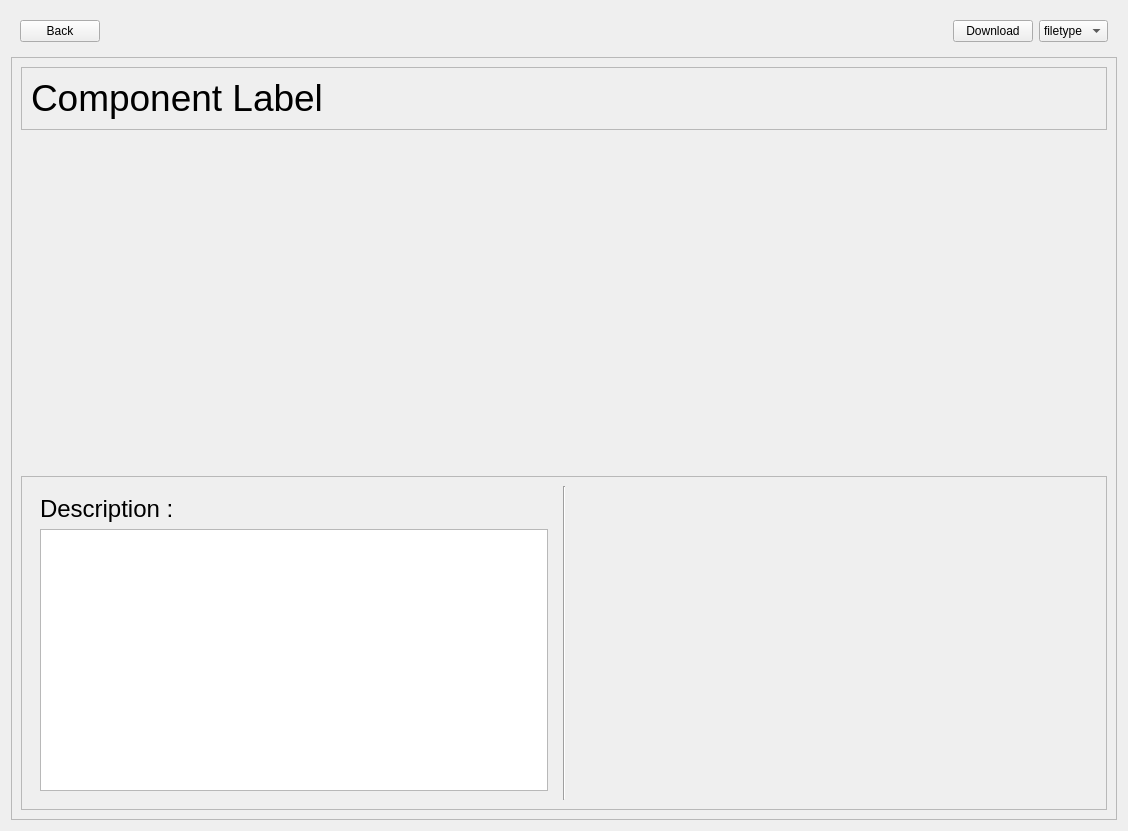
<?xml version="1.0" encoding="UTF-8"?>
<ui version="4.0">
 <class>detailedView</class>
 <widget class="QWidget" name="detailedView">
  <property name="geometry">
   <rect>
    <x>0</x>
    <y>0</y>
    <width>1128</width>
    <height>831</height>
   </rect>
  </property>
  <property name="windowTitle">
   <string>Form</string>
  </property>
  <layout class="QVBoxLayout" name="verticalLayout">
   <item>
    <widget class="QWidget" name="topArea" native="true">
     <property name="sizePolicy">
      <sizepolicy hsizetype="Preferred" vsizetype="Maximum">
       <horstretch>0</horstretch>
       <verstretch>0</verstretch>
      </sizepolicy>
     </property>
     <layout class="QHBoxLayout" name="horizontalLayout">
      <item>
       <widget class="QPushButton" name="backPushButton">
        <property name="text">
         <string>Back</string>
        </property>
       </widget>
      </item>
      <item>
       <spacer name="horizontalSpacer">
        <property name="orientation">
         <enum>Qt::Horizontal</enum>
        </property>
        <property name="sizeHint" stdset="0">
         <size>
          <width>807</width>
          <height>20</height>
         </size>
        </property>
       </spacer>
      </item>
      <item>
       <widget class="QPushButton" name="downloadPushButton">
        <property name="text">
         <string>Download</string>
        </property>
       </widget>
      </item>
      <item>
       <widget class="QComboBox" name="filetypeComboBox">
        <item>
         <property name="text">
          <string>filetype</string>
         </property>
        </item>
       </widget>
      </item>
     </layout>
    </widget>
   </item>
   <item>
    <widget class="QScrollArea" name="mainScrollArea">
     <property name="widgetResizable">
      <bool>true</bool>
     </property>
     <widget class="QWidget" name="mainScrollAreaWidgetContents">
      <property name="geometry">
       <rect>
        <x>0</x>
        <y>0</y>
        <width>1112</width>
        <height>763</height>
       </rect>
      </property>
      <layout class="QVBoxLayout" name="verticalLayout_2">
       <item>
        <widget class="QFrame" name="labelFrame">
         <property name="sizePolicy">
          <sizepolicy hsizetype="Preferred" vsizetype="Maximum">
           <horstretch>0</horstretch>
           <verstretch>0</verstretch>
          </sizepolicy>
         </property>
         <property name="frameShape">
          <enum>QFrame::StyledPanel</enum>
         </property>
         <property name="frameShadow">
          <enum>QFrame::Raised</enum>
         </property>
         <layout class="QHBoxLayout" name="horizontalLayout_2">
          <item alignment="Qt::AlignLeft">
           <widget class="QLabel" name="contentLabel">
            <property name="text">
             <string>&lt;html&gt;&lt;head/&gt;&lt;body&gt;&lt;p&gt;&lt;span style=&quot; font-size:28pt;&quot;&gt;Component Label&lt;/span&gt;&lt;/p&gt;&lt;/body&gt;&lt;/html&gt;</string>
            </property>
           </widget>
          </item>
         </layout>
        </widget>
       </item>
       <item alignment="Qt::AlignLeft">
        <widget class="QWidget" name="thumbnailArea" native="true">
         <property name="sizePolicy">
          <sizepolicy hsizetype="Maximum" vsizetype="Expanding">
           <horstretch>0</horstretch>
           <verstretch>0</verstretch>
          </sizepolicy>
         </property>
         <property name="minimumSize">
          <size>
           <width>0</width>
           <height>250</height>
          </size>
         </property>
         <property name="maximumSize">
          <size>
           <width>700</width>
           <height>350</height>
          </size>
         </property>
         <layout class="QHBoxLayout" name="thumbnailAreaHorizontalLayout"/>
        </widget>
       </item>
       <item>
        <widget class="QFrame" name="metadataFrame">
         <property name="sizePolicy">
          <sizepolicy hsizetype="Preferred" vsizetype="Expanding">
           <horstretch>0</horstretch>
           <verstretch>0</verstretch>
          </sizepolicy>
         </property>
         <property name="frameShape">
          <enum>QFrame::StyledPanel</enum>
         </property>
         <property name="frameShadow">
          <enum>QFrame::Raised</enum>
         </property>
         <layout class="QHBoxLayout" name="horizontalLayout_5">
          <item>
           <widget class="QWidget" name="descriptionWidget" native="true">
            <layout class="QVBoxLayout" name="verticalLayout_3">
             <item>
              <widget class="QLabel" name="descriptionLabel">
               <property name="sizePolicy">
                <sizepolicy hsizetype="Preferred" vsizetype="Maximum">
                 <horstretch>0</horstretch>
                 <verstretch>0</verstretch>
                </sizepolicy>
               </property>
               <property name="text">
                <string>&lt;html&gt;&lt;head/&gt;&lt;body&gt;&lt;p&gt;&lt;span style=&quot; font-size:18pt;&quot;&gt;Description :&lt;/span&gt;&lt;/p&gt;&lt;/body&gt;&lt;/html&gt;</string>
               </property>
              </widget>
             </item>
             <item>
              <widget class="QTextBrowser" name="descriptionTextBrowser">
               <property name="sizePolicy">
                <sizepolicy hsizetype="Preferred" vsizetype="Preferred">
                 <horstretch>0</horstretch>
                 <verstretch>0</verstretch>
                </sizepolicy>
               </property>
              </widget>
             </item>
            </layout>
           </widget>
          </item>
          <item>
           <widget class="Line" name="saparator">
            <property name="orientation">
             <enum>Qt::Vertical</enum>
            </property>
           </widget>
          </item>
          <item>
           <widget class="QWidget" name="metadataWidget" native="true">
            <property name="mouseTracking">
             <bool>false</bool>
            </property>
            <property name="focusPolicy">
             <enum>Qt::NoFocus</enum>
            </property>
           </widget>
          </item>
         </layout>
        </widget>
       </item>
      </layout>
     </widget>
    </widget>
   </item>
  </layout>
 </widget>
 <resources/>
 <connections/>
</ui>
